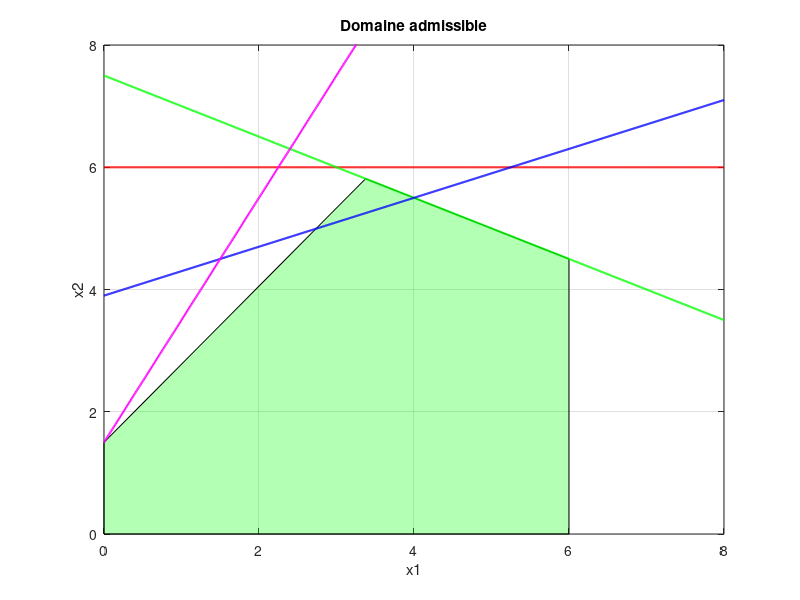
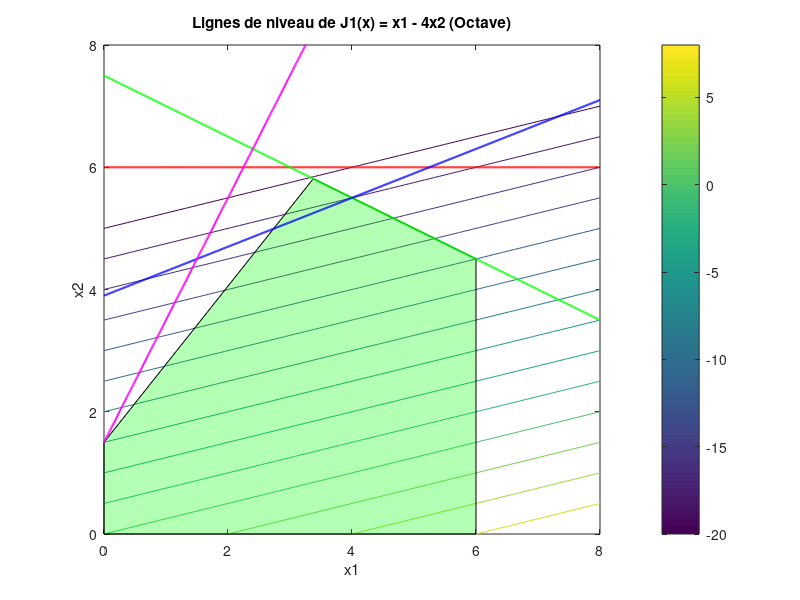

MATLAB code for these plots, in order:
% Effacer la figure précédente
clf;

% Définir les valeurs de x1 pour le tracé
x1 = linspace(0, 8, 1000);

% Tracer les contraintes
y1 = 0 * x1 + 6; % x1 <= 6
y2 = (15 - x1)/2; % x1 + 2x2 <= 15
y3 = (39 + 4*x1)/10; % -4x1 + 10x2 <= 39
y4 = (3 + 4*x1)/2; % -4x1 + 2x2 <= 3

% Remplir le domaine admissible (approximation)
% On trace les contraintes et on remplit "manuellement" la zone admissible
fill([0 0 3.375 6 6], [0 1.5 5.8125 4.5 0], 'g', 'FaceAlpha', 0.3, 'EdgeColor', 'k');
hold on;

% Tracer les contraintes
plot(x1, y1, 'r', 'LineWidth', 1.5);
plot(x1, y2, 'g', 'LineWidth', 1.5);
plot(x1, y3, 'b', 'LineWidth', 1.5);
plot(x1, y4, 'm', 'LineWidth', 1.5);

% Limites et labels
xlim([0 8]);
ylim([0 8]);
xlabel('x1');
ylabel('x2');
title('Domaine admissible');
grid on;
hold off;







% Créer une grille pour x1 et x2
[x1_grid, x2_grid] = meshgrid(linspace(0, 8, 100), linspace(0, 8, 100));

% Calculer la fonction objectif J1(x) = x1 - 4x2
J1 = x1_grid - 4 * x2_grid;

% Tracer les lignes de niveau avec contour
figure;
contour(x1_grid, x2_grid, J1, -20:2:20);
hold on;

% Tracer le domaine admissible
x1 = linspace(0, 8, 1000);
y1 = 0 * x1 + 6;
y2 = (15 - x1)/2;
y3 = (39 + 4*x1)/10;
y4 = (3 + 4*x1)/2;

fill([0 0 3.375 6 6], [0 1.5 5.8125 4.5 0], 'g', 'FaceAlpha', 0.3, 'EdgeColor', 'k');

% Tracer les contraintes
plot(x1, y1, 'r', 'LineWidth', 1.5);
plot(x1, y2, 'g', 'LineWidth', 1.5);
plot(x1, y3, 'b', 'LineWidth', 1.5);
plot(x1, y4, 'm', 'LineWidth', 1.5);

% Limites et labels
xlim([0 8]);
ylim([0 8]);
xlabel('x1');
ylabel('x2');
title('Lignes de niveau de J1(x) = x1 - 4x2 (Octave)');
colorbar;
hold off;
